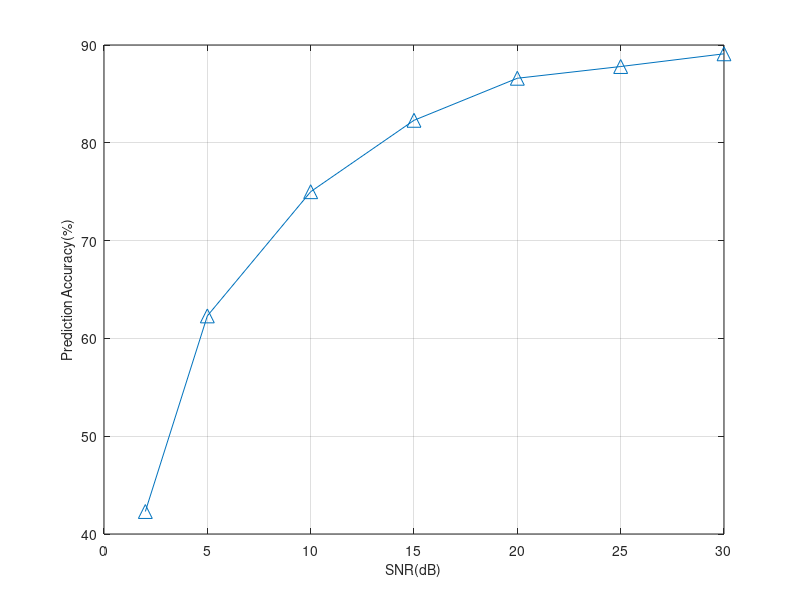
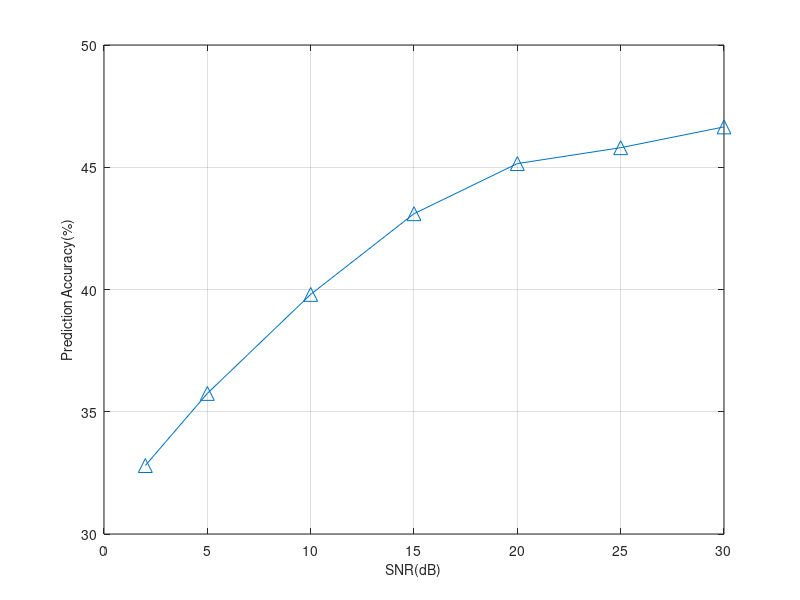
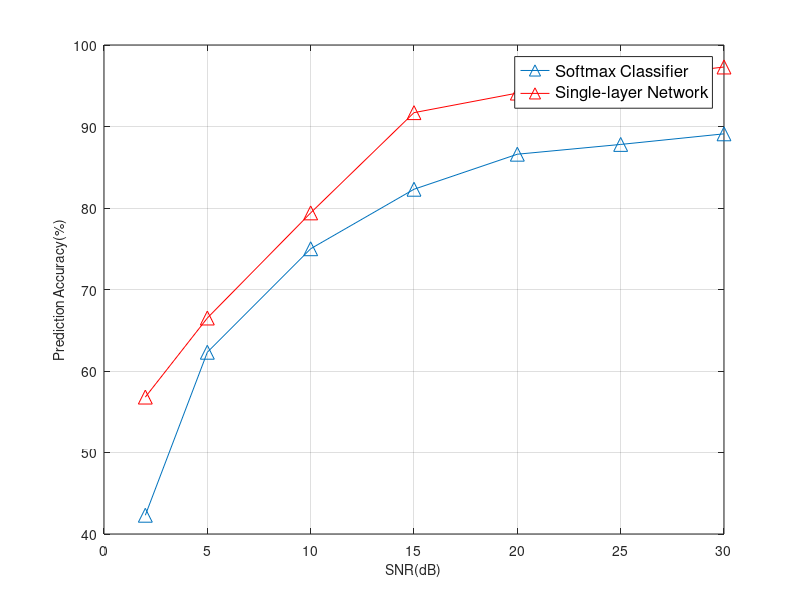
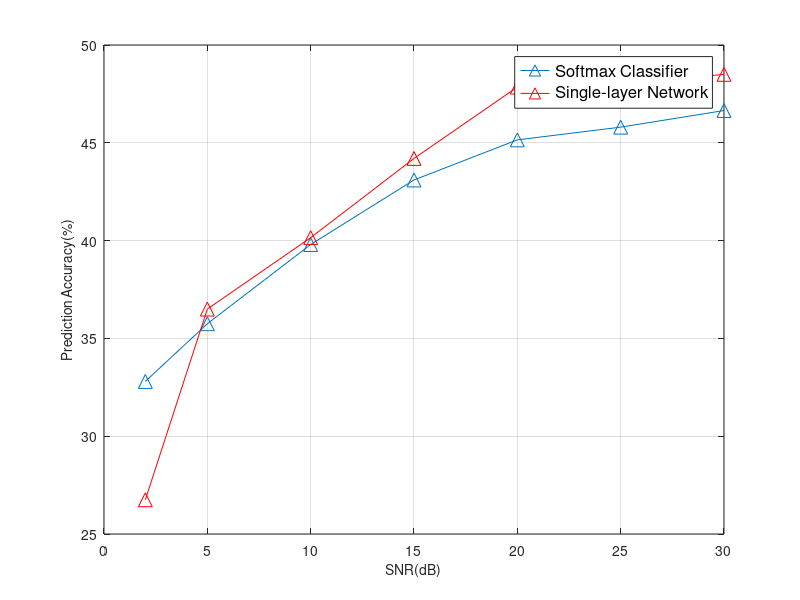

These figures' MATLAB source, in order:
clear variable
% the accuracy under 2db, 5db, 10db, 15dB 20db 25 db and 30 db
oneSoueceAccuracy = [42.3 62.3 75 82.3 86.6 87.8 89.1];
oneSoueceAccuracyNeuralwork = [56.8 66.5 79.4 91.7 94.1 95.8 97.3];

twoSoueceAccuracy = [32.8 35.75 39.8 43.1 45.15 45.8 46.65]; 
twoSoueceAccuracyNeuralwork = [26.75 36.5 40.15 44.2 47.85 48 48.5];

SNR = [2 5 10 15 20 25 30];
plot(SNR, oneSoueceAccuracy, '-^', 'MarkerSize', 10)
xlabel('SNR(dB)', 'FontSize', 10)
ylabel('Prediction Accuracy(%)', 'FontSize', 10)
grid on

figure()
plot(SNR, twoSoueceAccuracy, '-^', 'MarkerSize', 10)
xlabel('SNR(dB)', 'FontSize', 10)
ylabel('Prediction Accuracy(%)', 'FontSize', 10)
grid on

figure()
onePlot = plot(SNR, oneSoueceAccuracy, '-^', 'MarkerSize', 10);
hold on
twoPlot = plot(SNR, oneSoueceAccuracyNeuralwork, '-^', 'MarkerSize', 10, 'Color', 'red');
legend([onePlot twoPlot],{'Softmax Classifier','Single-layer Network'},'FontSize', 12)
grid on
xlabel('SNR(dB)', 'FontSize', 10)
ylabel('Prediction Accuracy(%)', 'FontSize', 10)

figure()
onePlot = plot(SNR, twoSoueceAccuracy, '-^', 'MarkerSize', 10);
hold on
twoPlot = plot(SNR, twoSoueceAccuracyNeuralwork, '-^', 'MarkerSize', 10, 'Color', 'red');
legend([onePlot twoPlot],{'Softmax Classifier','Single-layer Network'},'FontSize', 12)
grid on
xlabel('SNR(dB)', 'FontSize', 10)
ylabel('Prediction Accuracy(%)', 'FontSize', 10)